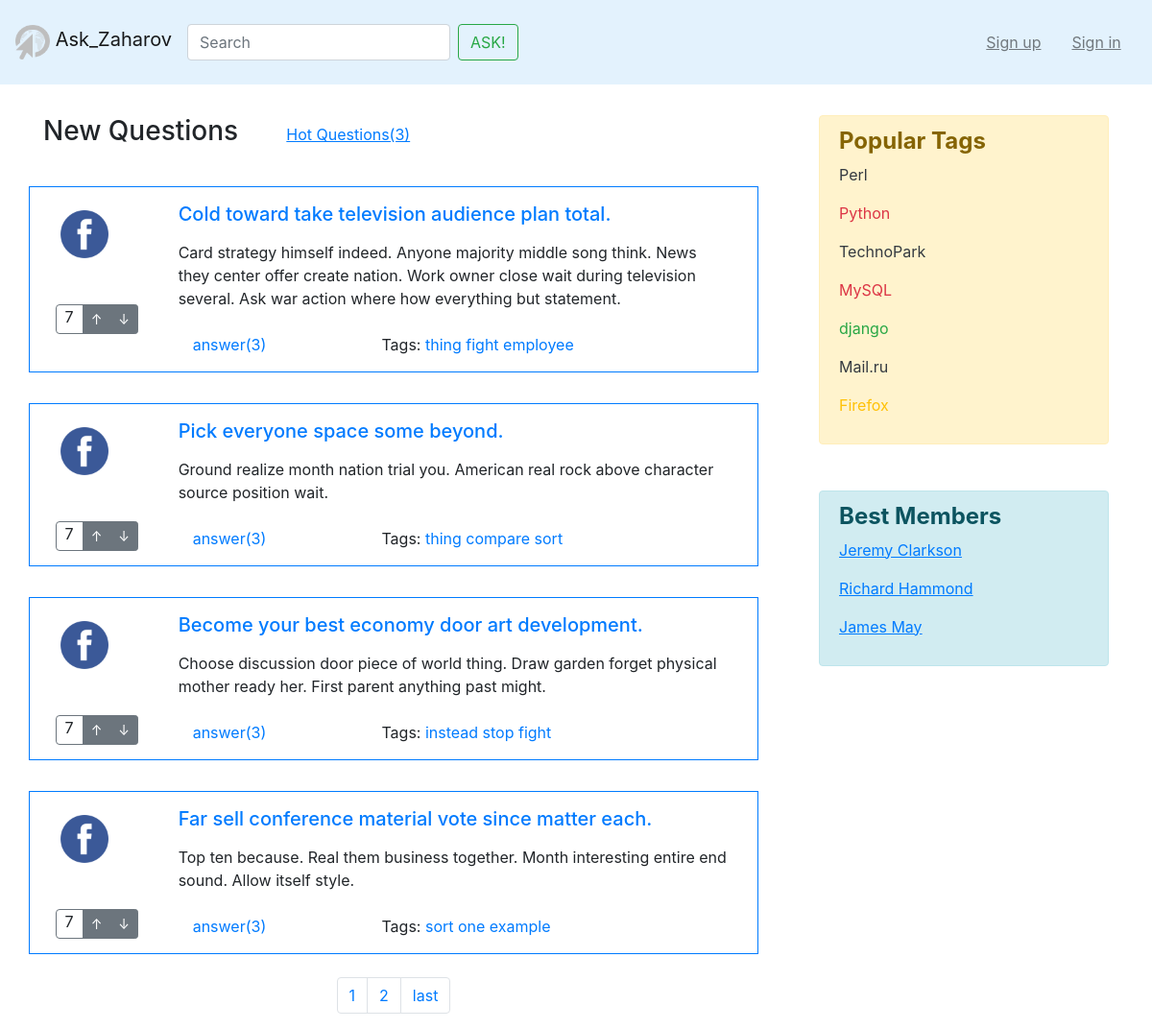
The page / on the database its author committed.
### asker/models.py (models this page shows, shortened)
class Question(models.Model):
    objects = QuestionManager()
    author = models.ForeignKey(
        to=Profile, on_delete=models.CASCADE
    )
    title = models.CharField(max_length=128)
    text = models.TextField()
    created_at = models.DateTimeField(
        auto_now_add=True
    )
    tags = models.ManyToManyField(Tag, blank=True)
    rating = models.IntegerField(default=0)
    class Meta:
        ordering = ['-created_at']

class Tag(models.Model):
    title = models.CharField(max_length=120, verbose_name=u"Заголовок ярлыка")
    def __str__(self):
        return self.title

### asker/views.py (the view)
# urls.py: path('', views.index, name='index'),
def index(request):
    questions_list = paginator(questions, request.GET.get('page'))
    return render(request, 'index.html', {
        'questions': questions_list,
    })

### asker/views.py (called while the page is built)
def paginator(questions_list, page):
    pager = Paginator(questions_list, _settings.QUESTIONS_CONSTANT)
    try:
        questions_on_page = pager.page(page)
    except:
        questions_on_page = pager.page(1)
    return questions_on_page

### templates/index.html
﻿{% extends "base.html" %}
{% load static %}
{% block content %}
    <div class="row mt-5">
        <div class="col-4">
            <h3>New Questions</h3>
        </div>
        <div class="col-3 mt-2">
            <a href="{% url 'hot' %}"><u>Hot Questions(3)</u></a>
        </div>
    </div>
    {% for question in questions %}
        {% include "inc/q.html" %}
    {% endfor %}
    {% include 'paginator.html' %}
{% endblock %}

### templates/inc/q.html
﻿{% load static %}
<div class="row mt-2">
    <span class="border border-primary">
        <div class="row m-2">
            <div class="col-2">
                <div class="row mt-3">
                    <img class="ml-4" src="{% static 'img/test.png' %}" width="50" height="50" alt="">
                </div>
                <div class="row mt-5">
                    <div class="btn-group mx-auto" role="group" aria-label="Basic example">
                        <span class="border border-secondary rounded-left">&nbsp;&nbsp;7&nbsp;&nbsp;</span>
                        <button type="button" class="btn btn-secondary btn-sm">&#8593;</button>
                        <button type="button" class="btn btn-secondary btn-sm">&#8595;</button>
                    </div>
                </div>
            </div>
            <div class="col-10">
                <div class="row m-2">
                    <a href="{% url 'question' question.id %}"><h5 class="mt-0">{{ question.title }}</h5></a>
                </div>
                <div class="row m-2">
                    <p>{{ question.text }}</p>
                </div>
                <div class="row m-2">
                    <div class="col-4">
                        <a href="{% url 'question' question.id %}">answer(3)</a>
                    </div>
                    <div class="col-8">
                        <span class="text_style" style="white-space: nowrap; margin-left: 6px"> Tags:</span>
                        {% for tag in question.tags.all %}
                            <a href="{% url 'tag' tag %}"> <span class="top_name"> {{tag}}  </span></a>
                        {% endfor %}
                    </div>
                </div>
            </div>
        </div>
    </span>
</div>

### rows shown on the page
Question: title "Cold toward take television audience plan total.", text "Card strategy himself indeed. Anyone majority middle song think. News they center offer create nation. Work owner close wait during television several. Ask war action where how everything but statement."
Tag: title "thing"
Tag: title "fight"
Tag: title "employee"
Question: title "Pick everyone space some beyond.", text "Ground realize month nation trial you. American real rock above character source position wait."
Tag: title "compare"
Tag: title "sort"
Question: title "Become your best economy door art development.", text "Choose discussion door piece of world thing. Draw garden forget physical mother ready her. First parent anything past might."
Tag: title "instead"
Tag: title "stop"
Question: title "Far sell conference material vote since matter each.", text "Top ten because. Real them business together. Month interesting entire end sound. Allow itself style."
Tag: title "one"
Tag: title "example"

### other values the page prints
{{ questions.number }} "1"
{{ questions.next_page_number }} "2"
